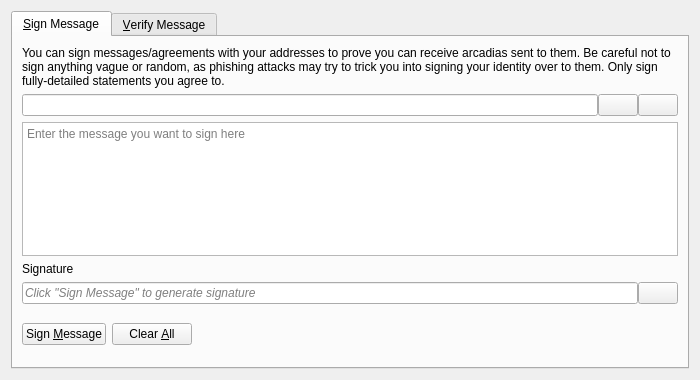
<?xml version="1.0" encoding="UTF-8"?>
<ui version="4.0">
 <class>SignVerifyMessageDialog</class>
 <widget class="QDialog" name="SignVerifyMessageDialog">
  <property name="geometry">
   <rect>
    <x>0</x>
    <y>0</y>
    <width>700</width>
    <height>380</height>
   </rect>
  </property>
  <property name="windowTitle">
   <string>Signatures - Sign / Verify a Message</string>
  </property>
  <property name="modal">
   <bool>true</bool>
  </property>
  <layout class="QVBoxLayout" name="verticalLayout">
   <item>
    <widget class="QTabWidget" name="tabWidget">
     <property name="currentIndex">
      <number>0</number>
     </property>
     <widget class="QWidget" name="tabSignMessage">
      <attribute name="title">
       <string>&amp;Sign Message</string>
      </attribute>
      <layout class="QVBoxLayout" name="verticalLayout_SM">
       <item>
        <widget class="QLabel" name="infoLabel_SM">
         <property name="text">
          <string>You can sign messages/agreements with your addresses to prove you can receive arcadias sent to them. Be careful not to sign anything vague or random, as phishing attacks may try to trick you into signing your identity over to them. Only sign fully-detailed statements you agree to.</string>
         </property>
         <property name="textFormat">
          <enum>Qt::PlainText</enum>
         </property>
         <property name="wordWrap">
          <bool>true</bool>
         </property>
        </widget>
       </item>
       <item>
        <layout class="QHBoxLayout" name="horizontalLayout_1_SM">
         <property name="spacing">
          <number>0</number>
         </property>
         <item>
          <widget class="QValidatedLineEdit" name="addressIn_SM">
           <property name="toolTip">
            <string>The Arcadia address to sign the message with</string>
           </property>
          </widget>
         </item>
         <item>
          <widget class="QPushButton" name="addressBookButton_SM">
           <property name="toolTip">
            <string>Choose previously used address</string>
           </property>
           <property name="text">
            <string/>
           </property>
           <property name="icon">
            <iconset resource="../arcadia.qrc">
             <normaloff>:/icons/address-book</normaloff>:/icons/address-book</iconset>
           </property>
           <property name="shortcut">
            <string>Alt+A</string>
           </property>
           <property name="autoDefault">
            <bool>false</bool>
           </property>
          </widget>
         </item>
         <item>
          <widget class="QPushButton" name="pasteButton_SM">
           <property name="toolTip">
            <string>Paste address from clipboard</string>
           </property>
           <property name="text">
            <string/>
           </property>
           <property name="icon">
            <iconset resource="../arcadia.qrc">
             <normaloff>:/icons/editpaste</normaloff>:/icons/editpaste</iconset>
           </property>
           <property name="shortcut">
            <string>Alt+P</string>
           </property>
           <property name="autoDefault">
            <bool>false</bool>
           </property>
          </widget>
         </item>
        </layout>
       </item>
       <item>
        <widget class="QPlainTextEdit" name="messageIn_SM">
         <property name="toolTip">
          <string>Enter the message you want to sign here</string>
         </property>
         <property name="placeholderText">
          <string>Enter the message you want to sign here</string>
         </property>
        </widget>
       </item>
       <item>
        <widget class="QLabel" name="signatureLabel_SM">
         <property name="text">
          <string>Signature</string>
         </property>
         <property name="textFormat">
          <enum>Qt::PlainText</enum>
         </property>
        </widget>
       </item>
       <item>
        <layout class="QHBoxLayout" name="horizontalLayout_2_SM">
         <property name="spacing">
          <number>0</number>
         </property>
         <item>
          <widget class="QLineEdit" name="signatureOut_SM">
           <property name="placeholderText">
            <string>Click "Sign Message" to generate signature</string>
           </property>
           <property name="font">
            <font>
             <italic>true</italic>
            </font>
           </property>
           <property name="readOnly">
            <bool>true</bool>
           </property>
          </widget>
         </item>
         <item>
          <widget class="QPushButton" name="copySignatureButton_SM">
           <property name="toolTip">
            <string>Copy the current signature to the system clipboard</string>
           </property>
           <property name="text">
            <string/>
           </property>
           <property name="icon">
            <iconset resource="../arcadia.qrc">
             <normaloff>:/icons/editcopy</normaloff>:/icons/editcopy</iconset>
           </property>
           <property name="autoDefault">
            <bool>false</bool>
           </property>
          </widget>
         </item>
        </layout>
       </item>
       <item>
        <layout class="QHBoxLayout" name="horizontalLayout_3_SM">
         <item>
          <widget class="QPushButton" name="signMessageButton_SM">
           <property name="toolTip">
            <string>Sign the message to prove you own this Arcadia address</string>
           </property>
           <property name="text">
            <string>Sign &amp;Message</string>
           </property>
           <property name="icon">
            <iconset resource="../arcadia.qrc">
             <normaloff>:/icons/edit</normaloff>:/icons/edit</iconset>
           </property>
           <property name="autoDefault">
            <bool>false</bool>
           </property>
          </widget>
         </item>
         <item>
          <widget class="QPushButton" name="clearButton_SM">
           <property name="toolTip">
            <string>Reset all sign message fields</string>
           </property>
           <property name="text">
            <string>Clear &amp;All</string>
           </property>
           <property name="icon">
            <iconset resource="../arcadia.qrc">
             <normaloff>:/icons/remove</normaloff>:/icons/remove</iconset>
           </property>
           <property name="autoDefault">
            <bool>false</bool>
           </property>
          </widget>
         </item>
         <item>
          <spacer name="horizontalSpacer_1_SM">
           <property name="orientation">
            <enum>Qt::Horizontal</enum>
           </property>
           <property name="sizeHint" stdset="0">
            <size>
             <width>40</width>
             <height>48</height>
            </size>
           </property>
          </spacer>
         </item>
         <item>
          <widget class="QLabel" name="statusLabel_SM">
           <property name="font">
            <font>
             <weight>75</weight>
             <bold>true</bold>
            </font>
           </property>
           <property name="text">
            <string/>
           </property>
           <property name="wordWrap">
            <bool>true</bool>
           </property>
          </widget>
         </item>
         <item>
          <spacer name="horizontalSpacer_2_SM">
           <property name="orientation">
            <enum>Qt::Horizontal</enum>
           </property>
           <property name="sizeHint" stdset="0">
            <size>
             <width>40</width>
             <height>48</height>
            </size>
           </property>
          </spacer>
         </item>
        </layout>
       </item>
      </layout>
     </widget>
     <widget class="QWidget" name="tabVerifyMessage">
      <attribute name="title">
       <string>&amp;Verify Message</string>
      </attribute>
      <layout class="QVBoxLayout" name="verticalLayout_VM">
       <item>
        <widget class="QLabel" name="infoLabel_VM">
         <property name="text">
          <string>Enter the receiver's address, message (ensure you copy line breaks, spaces, tabs, etc. exactly) and signature below to verify the message. Be careful not to read more into the signature than what is in the signed message itself, to avoid being tricked by a man-in-the-middle attack. Note that this only proves the signing party receives with the address, it cannot prove sendership of any transaction!</string>
         </property>
         <property name="textFormat">
          <enum>Qt::PlainText</enum>
         </property>
         <property name="alignment">
          <set>Qt::AlignLeading|Qt::AlignLeft|Qt::AlignTop</set>
         </property>
         <property name="wordWrap">
          <bool>true</bool>
         </property>
        </widget>
       </item>
       <item>
        <layout class="QHBoxLayout" name="horizontalLayout_1_VM">
         <property name="spacing">
          <number>0</number>
         </property>
         <item>
          <widget class="QValidatedLineEdit" name="addressIn_VM">
           <property name="toolTip">
            <string>The Arcadia address the message was signed with</string>
           </property>
          </widget>
         </item>
         <item>
          <widget class="QPushButton" name="addressBookButton_VM">
           <property name="toolTip">
            <string>Choose previously used address</string>
           </property>
           <property name="text">
            <string/>
           </property>
           <property name="icon">
            <iconset resource="../arcadia.qrc">
             <normaloff>:/icons/address-book</normaloff>:/icons/address-book</iconset>
           </property>
           <property name="shortcut">
            <string>Alt+A</string>
           </property>
           <property name="autoDefault">
            <bool>false</bool>
           </property>
          </widget>
         </item>
        </layout>
       </item>
       <item>
        <widget class="QPlainTextEdit" name="messageIn_VM">
          <property name="toolTip">
            <string>The signed message to verify</string>
          </property>
          <property name="placeholderText">
            <string>The signed message to verify</string>
          </property>
        </widget>
       </item>
       <item>
        <widget class="QValidatedLineEdit" name="signatureIn_VM">
          <property name="toolTip">
            <string>The signature given when the message was signed</string>
          </property>
          <property name="placeholderText">
            <string>The signature given when the message was signed</string>
          </property>
        </widget>
       </item>
       <item>
        <layout class="QHBoxLayout" name="horizontalLayout_2_VM">
         <item>
          <widget class="QPushButton" name="verifyMessageButton_VM">
           <property name="toolTip">
            <string>Verify the message to ensure it was signed with the specified Arcadia address</string>
           </property>
           <property name="text">
            <string>Verify &amp;Message</string>
           </property>
           <property name="icon">
            <iconset resource="../arcadia.qrc">
             <normaloff>:/icons/transaction_0</normaloff>:/icons/transaction_0</iconset>
           </property>
           <property name="autoDefault">
            <bool>false</bool>
           </property>
          </widget>
         </item>
         <item>
          <widget class="QPushButton" name="clearButton_VM">
           <property name="toolTip">
            <string>Reset all verify message fields</string>
           </property>
           <property name="text">
            <string>Clear &amp;All</string>
           </property>
           <property name="icon">
            <iconset resource="../arcadia.qrc">
             <normaloff>:/icons/remove</normaloff>:/icons/remove</iconset>
           </property>
           <property name="autoDefault">
            <bool>false</bool>
           </property>
          </widget>
         </item>
         <item>
          <spacer name="horizontalSpacer_1_VM">
           <property name="orientation">
            <enum>Qt::Horizontal</enum>
           </property>
           <property name="sizeHint" stdset="0">
            <size>
             <width>40</width>
             <height>48</height>
            </size>
           </property>
          </spacer>
         </item>
         <item>
          <widget class="QLabel" name="statusLabel_VM">
           <property name="font">
            <font>
             <weight>75</weight>
             <bold>true</bold>
            </font>
           </property>
           <property name="text">
            <string/>
           </property>
           <property name="wordWrap">
            <bool>true</bool>
           </property>
          </widget>
         </item>
         <item>
          <spacer name="horizontalSpacer_2_VM">
           <property name="orientation">
            <enum>Qt::Horizontal</enum>
           </property>
           <property name="sizeHint" stdset="0">
            <size>
             <width>40</width>
             <height>48</height>
            </size>
           </property>
          </spacer>
         </item>
        </layout>
       </item>
      </layout>
     </widget>
    </widget>
   </item>
  </layout>
 </widget>
 <customwidgets>
  <customwidget>
   <class>QValidatedLineEdit</class>
   <extends>QLineEdit</extends>
   <header>qt/qvalidatedlineedit.h</header>
  </customwidget>
 </customwidgets>
 <resources>
  <include location="../arcadia.qrc"/>
 </resources>
 <connections/>
</ui>
